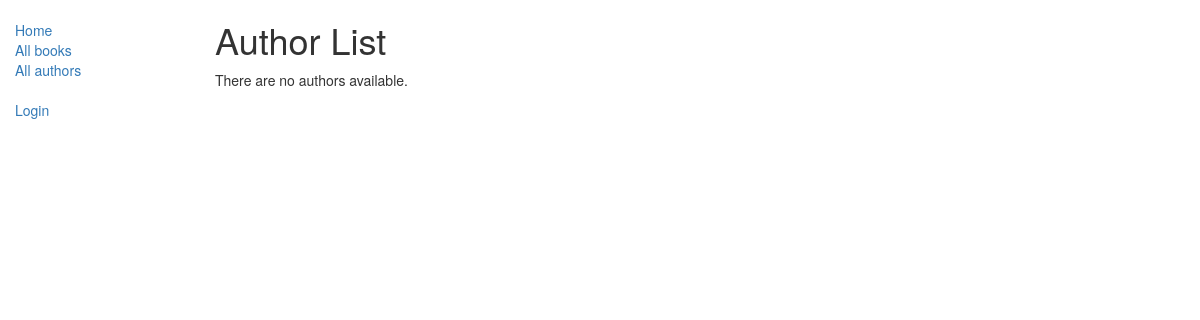
The app's page /catalog/authors/, older data.
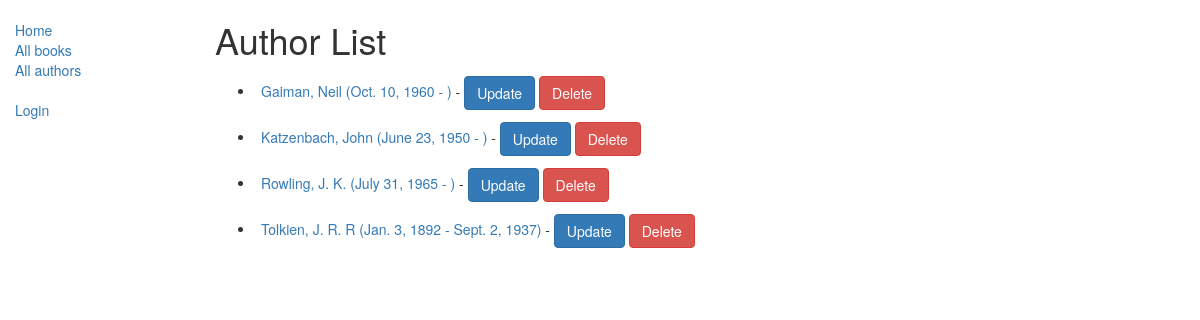
The same page, newer data.
### catalog/models.py (models this page shows)
class Author(models.Model):
    first_name = models.CharField(max_length=100)
    last_name = models.CharField(max_length=100)
    date_of_birth = models.DateField(null=True, blank=True)
    date_of_death = models.DateField('Died', null=True, blank=True)
    def get_absolute_url(self):
        return reverse('author-detail', args=[str(self.id)])
    def __str__(self):
        return '%s, %s' % (self.last_name, self.first_name)
    class Meta:
        ordering = ['last_name']

### catalog/views.py (the view)
class AuthorListView(generic.ListView):
    model = Author

### catalog/templates/catalog/author_list.html
{% extends "base_generic.html" %}
{% block content %}
<h1>Author List</h1>
{% if author_list %}
<ul>
    {% for author in author_list %}
    <li class="author-list">
        <a href="{{ author.get_absolute_url }}">
            {{ author }} ({{author.date_of_birth}} - {% if author.date_of_death %}{{author.date_of_death}}{% endif %})
        </a>
        -
        <a class="btn btn-primary" href="{% url 'author_update' author.pk %}">Update</a>
        <a class="btn btn-danger" href="{% url 'author_delete' author.pk %}">Delete</a>
    </li>
    {% endfor %}
</ul>
{% else %}
<p>There are no authors available.</p>
{% endif %}
{% endblock %}

Row changes from the older to the newer data that the page shows:
added Author: last_name+first_name "Gaiman, Neil", date_of_birth "Oct. 10, 1960"
added Author: last_name+first_name "Katzenbach, John", date_of_birth "June 23, 1950"
added Author: last_name+first_name "Rowling, J. K.", date_of_birth "July 31, 1965"
added Author: last_name+first_name "Tolkien, J. R. R", date_of_birth "Jan. 3, 1892", date_of_death "Sept. 2, 1937"
Text that changed along with them:
text no longer shown: "There are no authors available."
